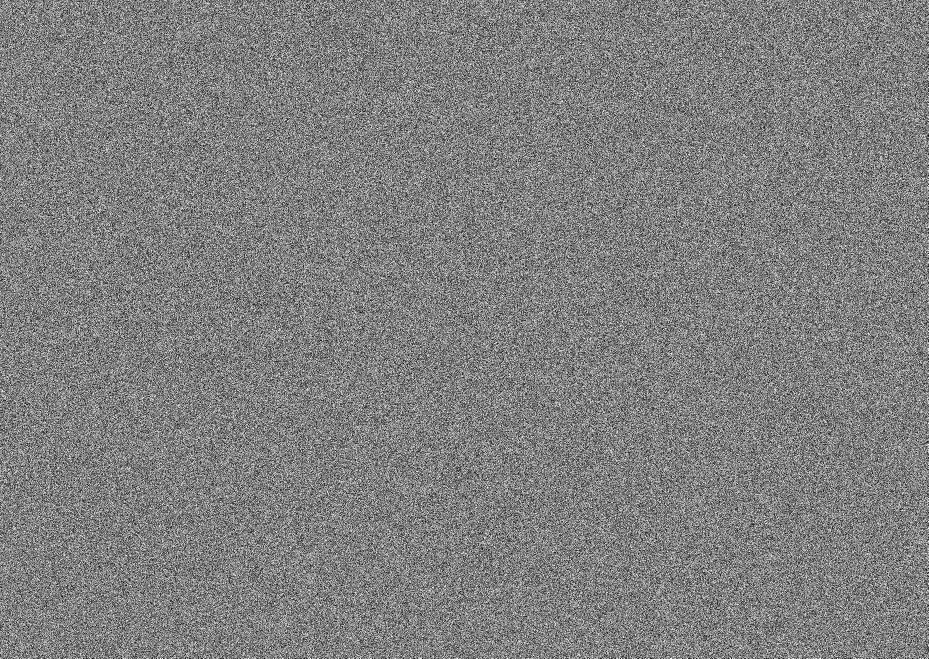
#> input picture Encrypted_image.jpeg, 1857 x 1317 px, given in place of Encrypted_image.jpg, which was not available (shown at 1/2 size)
$ jupyter execute Decryption.ipynb
#> lines starting #> are read from the running program, lines starting #| are printed output that depends on the picture; pictures that were not available may be replaced by others from this repository, and a replacement may not be noted
[cell 1]
from PIL import Image
import numpy as np
import cv2
from matplotlib import pyplot as plt

[cell 2]
def read_medical_image(image_path):
#> called with image_path = 'Encrypted_image.jpg'
    try:
        image = Image.open(image_path)
#> image is the input picture: PIL image 1857x1317 L; min 0, max 255, mean 127.5
        image_array = np.array(image)
        return image_array
    except Exception as e:
        return None

[cell 3]
def logistic_map(mu, x):
    return mu * x * (1 - x)

[cell 4]
def generate_random_key(initial_condition, control_parameter, size):
#> called with initial_condition = 0.4, control_parameter = 3.87, size = 2445669
    key = []
    x = initial_condition
    for _ in range(size):
        x = logistic_map(control_parameter, x)
        key.append(x)
    return key

[cell 5]
#Reverse Confuse the pixels

def reverse_confuse_pixels(confused_image, random_key):
    # Flatten the confused image
    flattened_image = confused_image.flatten()
    reversed_image = np.zeros_like(flattened_image)
    pixel_order = np.argsort(random_key)
    reversed_image[pixel_order] = flattened_image
    height, width = confused_image.shape
    return reversed_image.reshape(height, width)

[cell 6]
# Reverse Diffuse the pixels

def reverse_diffuse_pixels(diffused_image, random_key):
    bit=2**32
    flattened_image = diffused_image.flatten()
    reversed_image = np.zeros_like(flattened_image)
    for i, pixel in enumerate(flattened_image):
        reversed_image[i] = (pixel - int(random_key[i] * bit)) % 256
#> this loop made 2445669 passes
#> pixel on passes 1 to 3: 169, 249, 140
    height, width = diffused_image.shape
#> height = 1317; width = 1857
    return reversed_image.reshape(height, width)
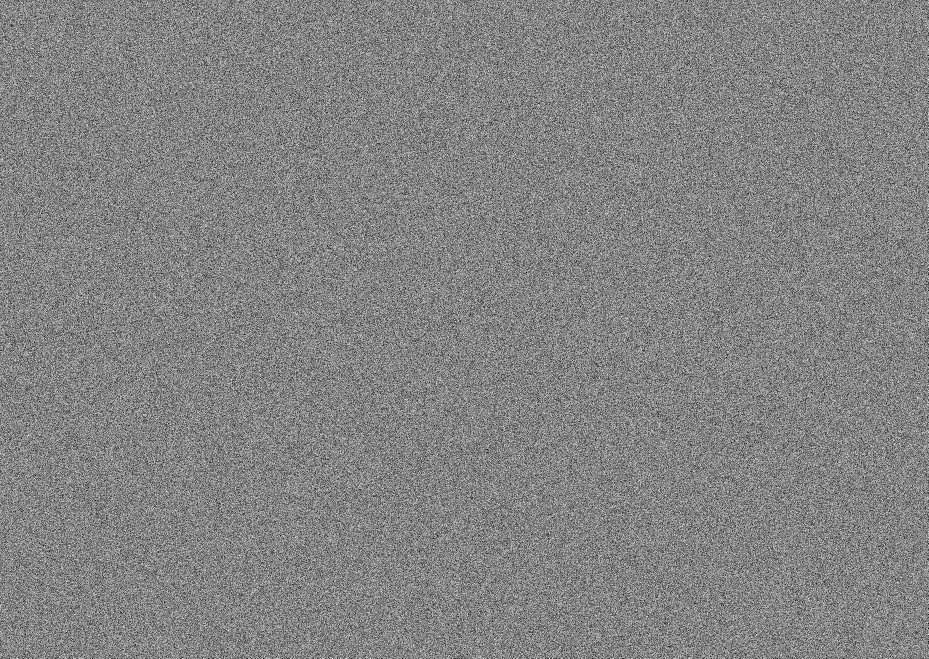
#> returned value: shape (1317, 1857) (shown at 1/2 size); min 0, max 255, mean 131.1

[cell 7]
# Main function of decryption

def decrypt_image(image_path, initial_condition, control_parameter):
    # Step 1: Read the image
    image_array = read_medical_image(image_path)
    if image_array is None:
        return None

    # Step 2: Generate the random key
    random_key = generate_random_key(initial_condition, control_parameter, image_array.size)
    #print(random_key[0:5])

    # Step 3: Confuse pixel positions
    reversed_diffusion_image = reverse_diffuse_pixels(image_array, random_key)
    print()

    # Step 4: Diffuse pixel values
    original_image = reverse_confuse_pixels(reversed_diffusion_image, random_key)
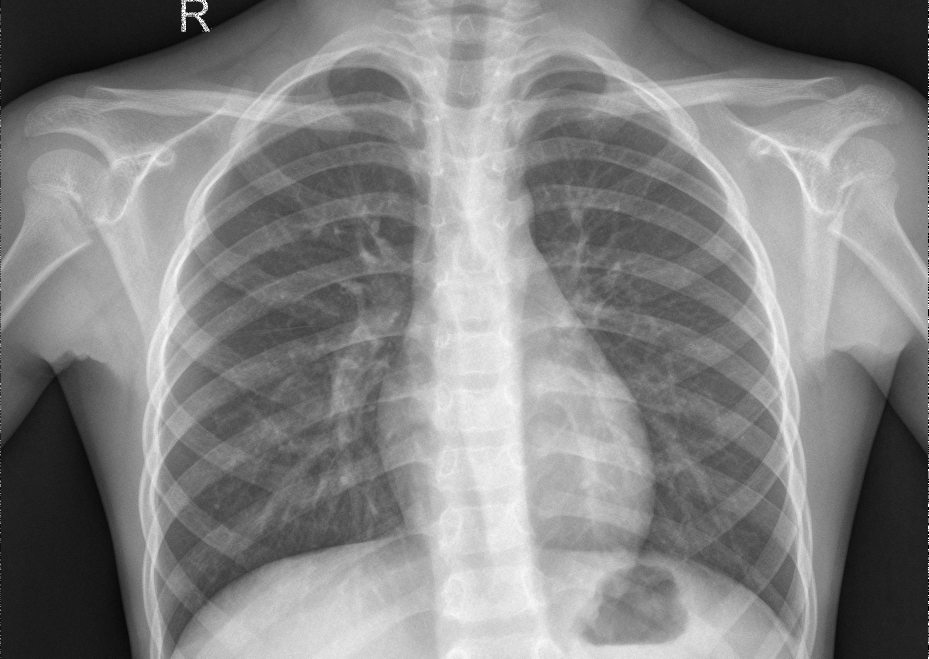
#> original_image: shape (1317, 1857) (shown at 1/2 size); min 0, max 255, mean 131.1
    #print(original_image)

    return original_image

[cell 8]
image_path = "Encrypted_image.jpg"  #encrypted image path
initial_condition = 0.4
control_parameter = 3.87
decrypted_image = decrypt_image(image_path, initial_condition, control_parameter)

[cell 9]
if decrypted_image is not None:

    decrypted_image = Image.fromarray(decrypted_image)
    decrypted_image.save("Decrypted_image.jpg")
    print("Image decryption complete.")
else:
    print("Failed to decrypt the image.")

[cell 10]
decrypted_image = Image.open("Decrypted_image.jpg")
decrypted_image.show()

[cell 11]
original_image = "images/lungs.jpg"
image = cv2.imread(original_image)
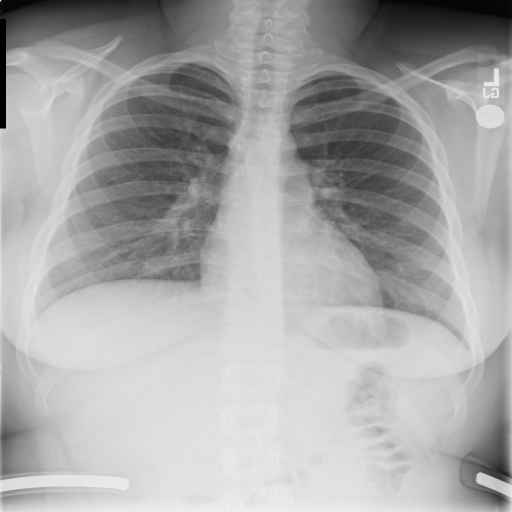
#> input picture images/lungs.jpg, 1024 x 1024 px (shown at 1/2 size)
#> image is the input picture: shape (1024, 1024, 3); min 0, max 252, mean 167.2
image.shape
#> Out = (1024, 1024, 3)

[cell 12]
image = cv2.imread(original_image)
img_rgb = cv2.cvtColor(image, cv2.COLOR_BGR2RGB)
plt.subplot(2, 2, 1)
plt.imshow(img_rgb)
plt.title("Original Image")

encry_img = cv2.imread(image_path)
#> encry_img: shape (1317, 1857, 3); min 0, max 255, mean 127.5
ency_rgb = cv2.cvtColor(encry_img, cv2.COLOR_BGR2RGB)
plt.subplot(2, 2, 2)
plt.imshow(ency_rgb)
plt.title("Encrypted Image")


plt.subplot(2, 2, 3)
plt.hist(image.ravel(), bins=256)
plt.xlim(0, 255)
plt.ylim(0, 55000)

plt.subplot(2, 2, 4)
plt.hist(encry_img.ravel(), bins=256)
plt.xlim(0, 255)
plt.ylim(0, 20000)

plt.show()
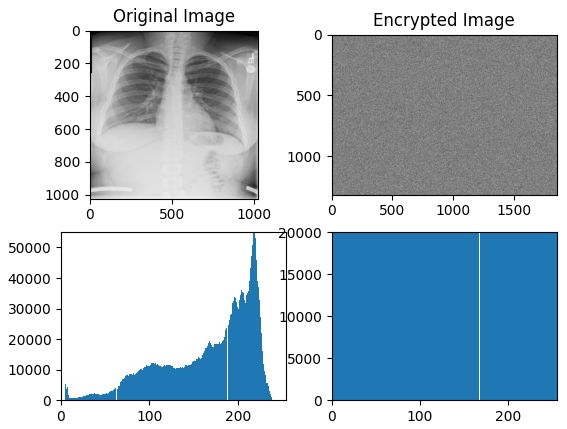
#> figure drawn by matplotlib, 4 panels; panel 3: tallest bar 56154 high, from x = 218.5 to 219.5; panel 4: tallest bar 40581 high, from x = 0 to 0.996
